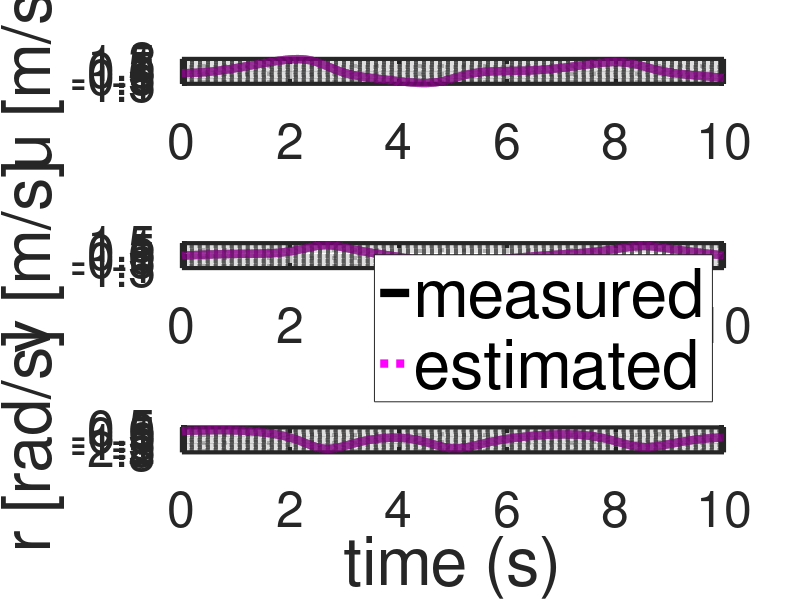
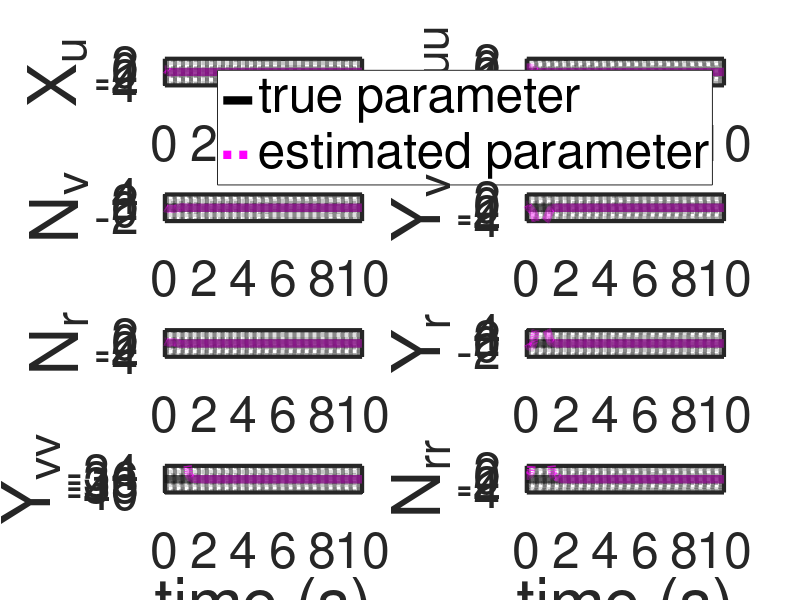

MATLAB code for these plots, in order:
%% Research code by Agus Hasan
%% This code is to generate Figure 4 and Figure 5
clear;
clc;

%% Load measurement data
load DATASysID.mat;

%% Time horizon
tf  = 10;
dt  = 0.001;
t   = dt:dt:tf;

%% Define the number of variables
n = 3;      % number of measured variables
r = 10;     % number of parameters

%% True parameters
% parameters for the inertia matrix
m    = 23.8;
Iz   = 1.76;
xg   = 0.046;
Xud  = -2;
Yvd  = -10;
Yrd  = 0;
Nvd  = 0;
Nrd  = -1;
% true hydrodynamic coefficients
Xu   = -0.7225;
Xuu  = -1.3274;
Yv   = -0.8612;
Yvv  = -36.2823;
Yr   = 0.1079;
Nv   = 0.1052;
Nr  = -0.5;
Nrr = -1;

%% System description
M = [m-Xud 0 0;0 m-Yvd m*xg-Yrd;0 m*xg-Nvd Iz-Nrd];
B = [zeros(3);inv(M)];

%% State initialization
x        = [3;3;0;0;0;0];
y        = [0;0;0];
vbar     = [0;0;0];
thetabar = zeros(r,1);
 
%% Known paramaters
m11 = M(1,1);
m22 = M(2,2);
m23 = M(2,3);
m32 = M(3,2);
m33 = M(3,3);
mt  = m22*m33-m23*m32;

%% Initial control inputs
u     = [40 10 0]';

%% For plotting
yArray          = [];
vbarArray       = [];
thetabarArray   = [];

%% Initialization for estimator

lambdav = 0.99;
lambdat = 0.9999;
Rv      = 0.001*eye(n);
Rt      = 0.001*eye(n);
Pv      = 0.001*eye(n);
Pt      = 0.001*eye(r);
Gamma   = zeros(n,r);

%% Simulation
for i=1:(tf/dt)
    
    u     = [40*sin(i*dt) 10*cos(i*dt) 1*cos(i*dt)]';

    yArray         = [yArray y];
    vbarArray      = [vbarArray vbar];
    thetabarArray  = [thetabarArray thetabar]; 

    y = DATASysID(:,i);

    c13 = -(m-Yvd)*y(2)-(m*xg-Yrd)*y(3);
    c23 = (m-Xud)*y(1);
    Cv  = [0 0 c13; 0 0 c23;-c13 -c23 0];

    Phi = [y(1) abs(y(1))*y(1) 0 0 0 0 0 0 0 0;
          0 0 y(2) y(3) abs(y(2))*y(2) abs(y(3))*y(3) 0 0 0 0;
          0 0 0 0 0 0 y(2) y(3) abs(y(2))*y(2) abs(y(3))*y(3)];

    bk  = dt*inv(M)*(u-Cv*y);
    
    % Estimation using adaptive observer
    Kv = Pv*inv(Pv+Rv);
    Kt = Pt*Gamma'*inv(Gamma*Pt*Gamma'+Rt);
    Gamma = (eye(n)-Kv)*Gamma;

    vbar = vbar+(Kv+Gamma*Kt)*(y-vbar);
    thetabar = thetabar-Kt*(y-vbar);

    vbar = eye(n)*vbar+bk+Phi*thetabar;
    thetabar = thetabar;
    Pv = (1/lambdav)*eye(n)*(eye(n)-Kv)*Pv*eye(n);
    Pt = (1/lambdat)*(eye(r)-Kt*Gamma)*Pt;
    Gamma = eye(n)*Gamma-Phi;

end

Temp1 = inv([-dt*m23/mt dt*m33/mt;dt*m22/mt -dt*m32/mt])*[thetabarArray(3,:);thetabarArray(7,:)];
Temp2 = inv([-dt*m23/mt dt*m33/mt;dt*m22/mt -dt*m32/mt])*[thetabarArray(4,:);thetabarArray(8,:)];

figure(1)
subplot(3,1,1)
plot(t,yArray(1,:), '-k', 'LineWidth', 6)
hold on;
plot(t,vbarArray(1,:), ':m', 'LineWidth', 6)
set(gca,'color','#BDEDFF','LineWidth',3,'FontSize',36)
grid on;
grid minor;
ylabel('u [m/s]','FontSize',48)
subplot(3,1,2)
plot(t,yArray(2,:), '-k', 'LineWidth', 6)
hold on;
plot(t,vbarArray(2,:), ':m', 'LineWidth', 6)
grid on;
grid minor;
set(gca,'color','#BDEDFF','LineWidth',3,'FontSize',36)
ylabel('v [m/s]','FontSize',48)
legend('measured','estimated','FontSize',48)
subplot(3,1,3)
plot(t,yArray(3,:), '-k', 'LineWidth', 6)
hold on;
plot(t,vbarArray(3,:), ':m', 'LineWidth', 6)
set(gca,'color','#BDEDFF','LineWidth',3,'FontSize',36)
grid on;
grid minor;
ylabel('r [rad/s]','FontSize',48)
xlabel('time (s)','FontSize',48)

figure(2)
subplot(4,2,1)
plot(t,Xu*ones(length(t),1), '-k', 'LineWidth', 6)
hold on;
plot(t,m11*thetabarArray(1,:)/dt, ':m', 'LineWidth', 6)
set(gca,'color','#BDEDFF','LineWidth',3,'FontSize',36)
grid on;
grid minor;
ylim([Xu-4 Xu+4]);
ylabel('X_u','FontSize',48)
subplot(4,2,2)
plot(t,Xuu*ones(length(t),1), '-k', 'LineWidth', 6)
hold on;
plot(t,m11*thetabarArray(2,:)/dt, ':m', 'LineWidth', 6)
set(gca,'color','#BDEDFF','LineWidth',3,'FontSize',36)
grid on;
grid minor;
ylabel('X_{uu}','FontSize',48)
legend('true parameter','estimated parameter','FontSize',36)
ylim([Xuu-4 Xuu+4]);
subplot(4,2,3)
plot(t,Nv*ones(length(t),1), '-k', 'LineWidth', 6)
hold on;
plot(t,Temp1(1,:), ':m', 'LineWidth', 6)
set(gca,'color','#BDEDFF','LineWidth',3,'FontSize',36)
grid on;
grid minor;
ylim([Nv-4 Nv+4]);
ylabel('N_v','FontSize',48)
subplot(4,2,4)
plot(t,Yv*ones(length(t),1), '-k', 'LineWidth', 6)
hold on;
plot(t,Temp1(2,:), ':m', 'LineWidth', 6)
set(gca,'color','#BDEDFF','LineWidth',3,'FontSize',36)
grid on;
grid minor;
ylabel('Y_v','FontSize',48)
ylim([Yv-4 Yv+4]);
subplot(4,2,5)
plot(t,Nr*ones(length(t),1), '-k', 'LineWidth', 6)
hold on;
plot(t,Temp2(1,:), ':m', 'LineWidth', 6)
set(gca,'color','#BDEDFF','LineWidth',3,'FontSize',36)
grid on;
grid minor;
ylim([Nr-4 Nr+4]);
ylabel('N_r','FontSize',48)
subplot(4,2,6)
plot(t,Yr*ones(length(t),1), '-k', 'LineWidth', 6)
hold on;
plot(t,Temp2(2,:), ':m', 'LineWidth', 6)
set(gca,'color','#BDEDFF','LineWidth',3,'FontSize',36)
grid on;
grid minor;
ylabel('Y_r','FontSize',48)
ylim([Yr-4 Yr+4]);
subplot(4,2,7)
plot(t,Yvv*ones(length(t),1), '-k', 'LineWidth', 6)
hold on;
plot(t,mt*thetabarArray(5,:)/(dt*m33), ':m', 'LineWidth', 6)
set(gca,'color','#BDEDFF','LineWidth',3,'FontSize',36)
grid on;
grid minor;
xlabel('time (s)','FontSize',48)
ylim([Yvv-4 Yvv+4]);
ylabel('Y_{vv}','FontSize',48)
subplot(4,2,8)
plot(t,Nrr*ones(length(t),1), '-k', 'LineWidth', 6)
hold on;
plot(t,-mt*thetabarArray(6,:)/(dt*m23), ':m', 'LineWidth', 6)
set(gca,'color','#BDEDFF','LineWidth',3,'FontSize',36)
grid on;
grid minor;
ylabel('N_{rr}','FontSize',48)
xlabel('time (s)','FontSize',48)
ylim([Nrr-4 Nrr+4]);

VXu = m11*thetabarArray(1,end)/dt
VXuu = m11*thetabarArray(2,end)/dt
VYv = Temp1(2,end)
VYvv = mt*thetabarArray(5,end)/(dt*m33)
VYr = Temp2(2,end)
VNv = Temp1(1,end)
VNr = Temp2(1,end)
VNrr = -mt*thetabarArray(6,end)/(dt*m23)

EXu = abs((Xu-VXu)/Xu)*100
EXuu = abs((Xuu-VXuu)/Xuu)*100
EYv = abs((Yv-VYv)/Yv)*100
EYvv = abs((Yvv-VYvv)/Yvv)*100
EYr = abs((Yr-VYr)/Yr)*100
ENv = abs((Nv-VNv)/Nv)*100
ENr = abs((Nr-VNr)/Nr)*100
ENrr = abs((Nrr-VNrr)/Nrr)*100

